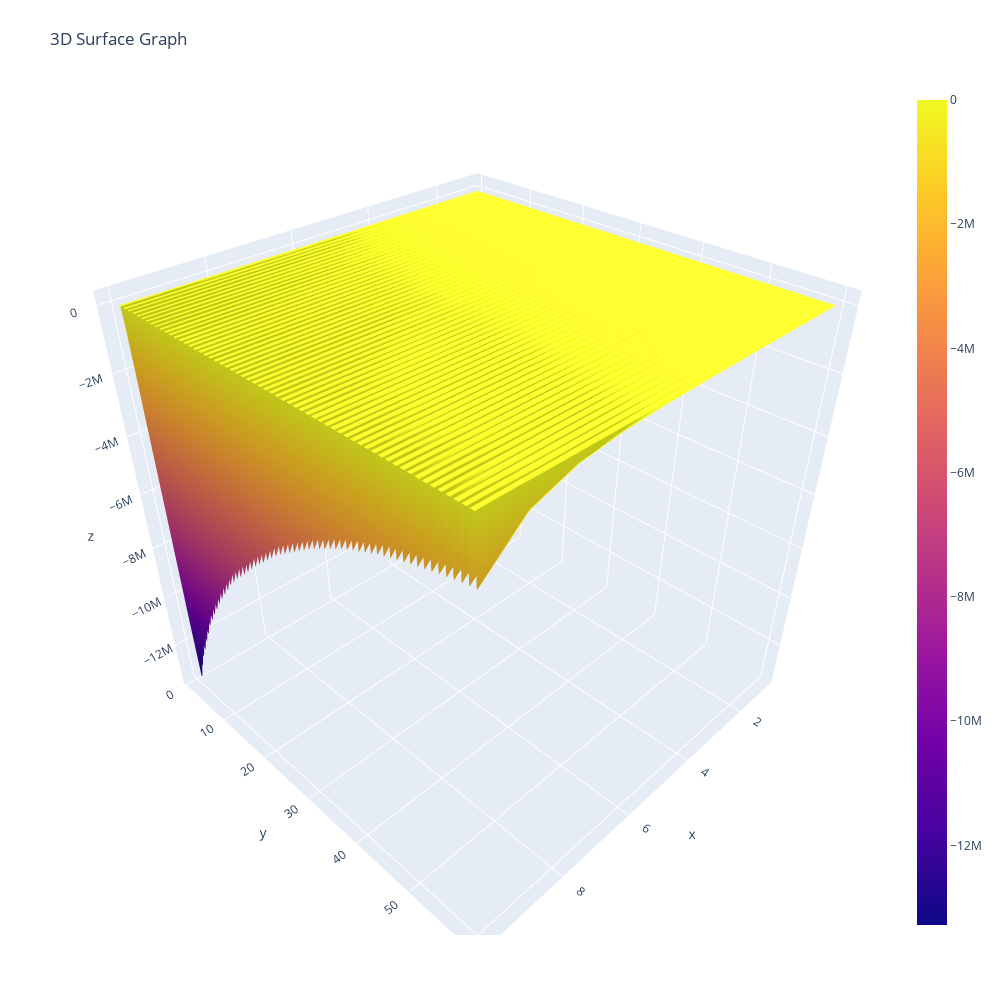

Notebook cell for this chart:
### Code cell
import plotly.graph_objects as go
import plotly.express as px
import pandas as pd
import plotly.io as pio
import numpy as np

data = pd.read_csv("3D_data.csv")

z = data.values
sh_0, sh_1 = z.shape
print(z.shape)
x, y = np.linspace(1, 10, num=10), np.linspace(1, 60, num=sh_0)
print(x)
print(y)
fig = go.Figure(data=[go.Surface(z=z, x=x, y=y)])
fig.update_layout(title=dict(text='3D Surface Graph'), autosize=True,
                  width=1000, height=1000,
                  margin=dict(l=65, r=50, b=65, t=90))
fig.show()

### Figure 1 — Plotly figure (JSON) as saved in the notebook; plotly's stock layout.template omitted (floating-point values rounded to 4 significant figures; data arrays with more than 128 entries replaced by an {"elided": "..."} marker saying what was removed)
{"data": [{"type": "surface", "x": [1, 2, 3, 4, 5, 6, 7, 8, 9, 10], "y": {"elided": "1140 float values"}, "z": {"elided": "1140x10 float values"}}], "layout": {"autosize": true, "height": 1000, "margin": {"b": 65, "l": 65, "r": 50, "t": 90}, "title": {"text": "3D Surface Graph"}, "width": 1000}}
